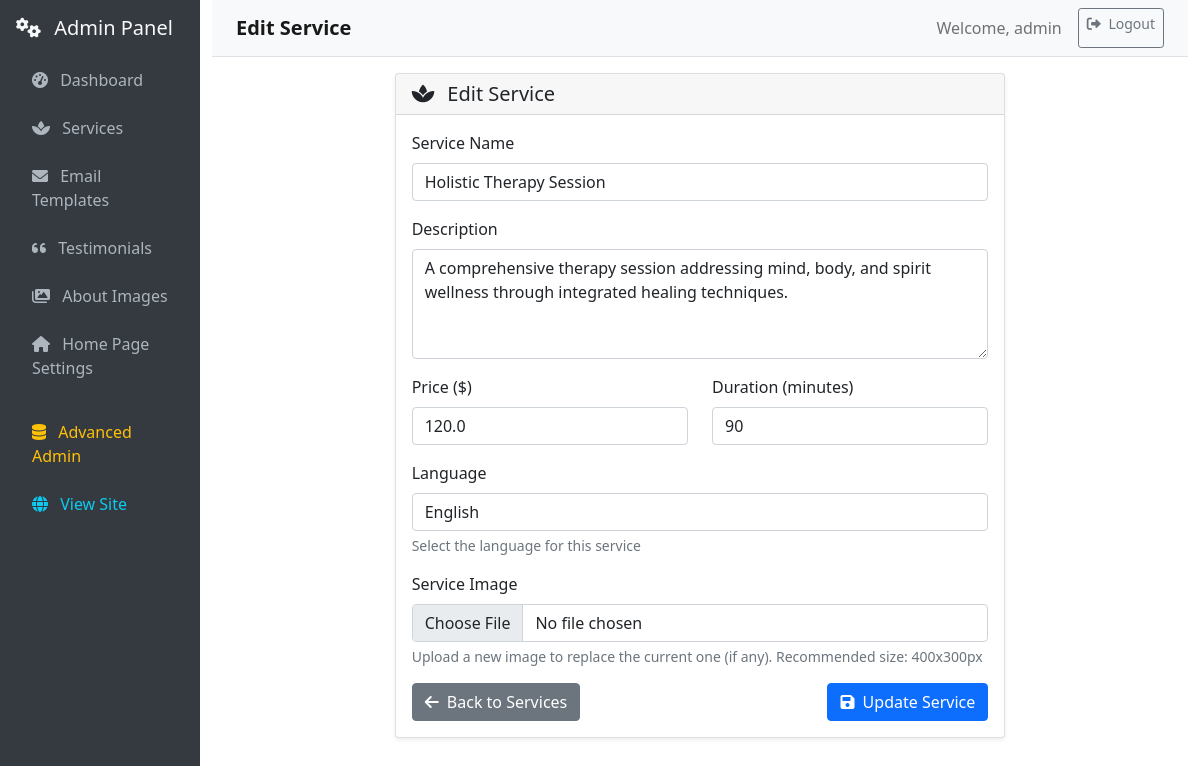
/admin/services/edit/1 (signed in), run on an earlier commit of the app's database.
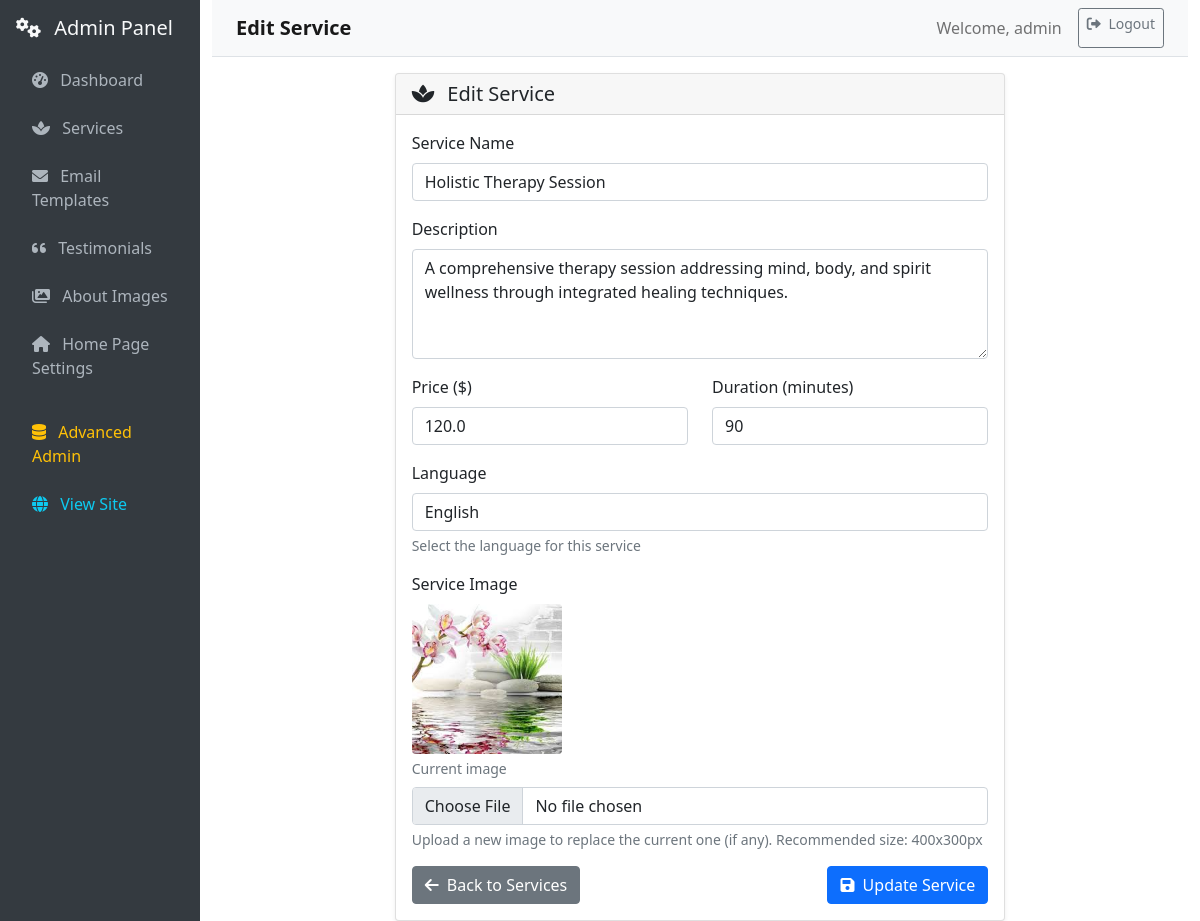
And on a later commit of the database.
### db/models.py (models this page shows, shortened)
class Service(db.Model):
    __tablename__ = "services"
    id = db.Column(db.Integer, primary_key=True)
    name = db.Column(db.String(100), nullable=False)
    description = db.Column(db.Text, nullable=True)
    price = db.Column(db.Float, nullable=False)
    duration = db.Column(db.Integer, nullable=False)  # Duration in minutes
    image_path = db.Column(db.String(255), nullable=True)  # Path to service image
    language = db.Column(db.String(3), nullable=False, default='ENG')  # ENG or MON

### routes/admin.py (the view, shortened to what this page needs)
@admin_bp.route('/services/edit/<int:service_id>', methods=['GET', 'POST'])
@admin_required
def edit_service(service_id):
    service = Service.query.get_or_404(service_id)
    return render_template('admin/edit_service.html', service=service)

### app_factory.py (called while the page is built)
def initialize_extensions(app):
    db.init_app(app)
    migrate = Migrate(app, db)
    babel = Babel(app)
    mail = Mail(app)
    app.mail = mail  # Make mail available globally for blueprints
    login_manager = LoginManager()
    login_manager.init_app(app)
    @login_manager.user_loader
    def load_user(user_id):
        return User.query.get(int(user_id))
    try:
        from flask_cors import CORS
        CORS(app, supports_credentials=True)
        print("✅ CORS enabled")
    except ImportError:
        print("⚠️ Flask-CORS not installed. Skipping...")
    from utils.admin_setup import setup_admin
    setup_admin(app)

### routes/admin.py (called while the page is built)
def admin_required(f):
    @wraps(f)
    @login_required
    def decorated_function(*args, **kwargs):
        if not current_user.is_authenticated or current_user.role.name != 'admin':
            flash('Admin access required.', 'error')
            return redirect(url_for('main.home'))
        return f(*args, **kwargs)
    return decorated_function

### templates/admin/edit_service.html (shortened to what the changed rows need)
{% extends "admin/base.html" %}
{% block content %}
<div class="row">
    <div class="col-md-8 offset-md-2">
        <div class="card">
            <div class="card-body">
                <form method="POST" enctype="multipart/form-data">
                    <div class="mb-3">
                        <label for="name" class="form-label">Service Name</label>
                        <input type="text" class="form-control" id="name" name="name"
                               value="{{ service.name if service else '' }}" required>
                    </div>
                    <div class="mb-3">
                        <label for="description" class="form-label">Description</label>
                        <textarea class="form-control" id="description" name="description"
                                  rows="4" placeholder="Describe the service and its benefits...">{{ service.description if service else '' }}</textarea>
                    </div>
                    <div class="row">
                        <div class="col-md-6">
                            <div class="mb-3">
                                <label for="price" class="form-label">Price ($)</label>
                                <input type="number" class="form-control" id="price" name="price"
                                       step="0.01" min="0" value="{{ service.price if service else '' }}" required>
                            </div>
                        </div>
                        <div class="col-md-6">
                            <div class="mb-3">
                                <label for="duration" class="form-label">Duration (minutes)</label>
                                <input type="number" class="form-control" id="duration" name="duration"
                                       min="1" value="{{ service.duration if service else '' }}" required>
                            </div>
                        </div>
                    </div>
                    <div class="mb-3">
                        {% if service and service.image_path %}
                        <div class="mb-2">
                            <img src="{{ url_for('static', filename=service.image_path) }}"
                                 alt="Current image" class="preview-image rounded">
                            <div class="text-muted small mt-1">Current image</div>
                        </div>
                        {% endif %}
                    </div>
                </form>
            </div>
        </div>
    </div>
</div>
{% endblock %}

What changed in the data, as far as the page shows it:
changed Service "Holistic Therapy Session": image_path: picture added
Also different on the page:
text now shown: "Current image"
